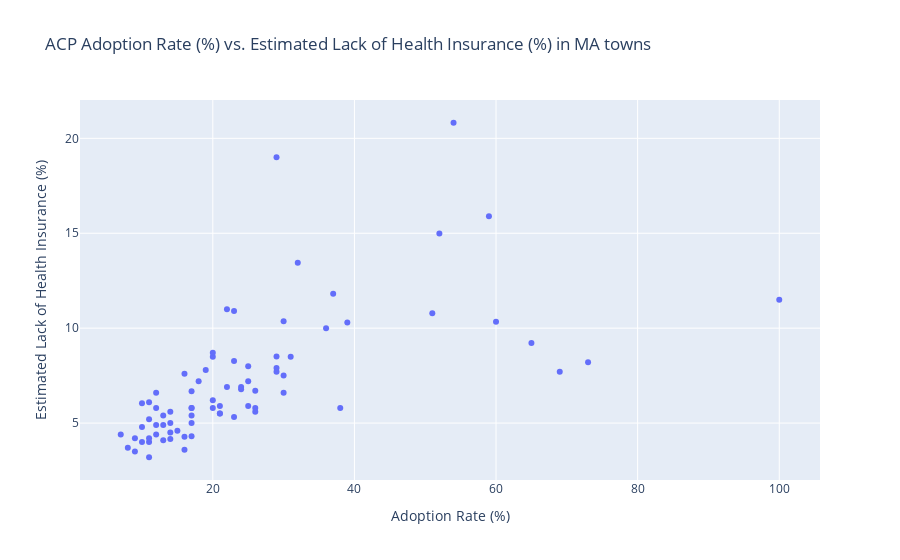

Here is the notebook cell this chart was saved with:
### Markdown cell above
<h2>Plotting the ACP Adoption Percent by Town vs. the Est. Percent of Individuals with a Lack of Health Insurance</h2>

### Code cell
import plotly.express as px

#Plot ACP adoption percent by town vs. Estimated Percent of Individuals with a Lack of Health Insurance
fig = px.scatter(health_insurance_vs_acp_adoption, 
                 x="Adoption Rate (%)", 
                 y="Estimated Lack of Health Insurance (%)",
                 title="ACP Adoption Rate (%) vs. Estimated Lack of Health Insurance (%) in MA towns"
                )

fig.show()

### Figure 1 — Plotly figure (JSON) as saved in the notebook; plotly's stock layout.template omitted (floating-point values rounded to 4 significant figures)
{"data": [{"hovertemplate": "Adoption Rate (%)=%{x}<br>Estimated Lack of Health Insurance (%)=%{y}<extra></extra>", "legendgroup": "", "marker": {"color": "#636efa", "symbol": "circle"}, "mode": "markers", "name": "", "orientation": "v", "showlegend": false, "type": "scatter", "x": [17, 20, 26, 14, 25, 17, 11, 21, 29, 21, 51, 16, 13, 23, 29, 65, 17, 13, 38, 23, 39, 36, 19, 15, 29, 21, 23, 59, 20, 54, 20, 11, 9, 30, 32, 25, 8, 18, 12, 14, 20, 16, 10, 16, 37, 11, 12, 73, 26, 14, 30, 22, 69, 24, 10, 22, 30, 26, 10, 12, 100, 52, 14, 7, 31, 12, 17, 17, 13, 29, 24, 25, 11, 9, 11, 17, 60], "xaxis": "x", "y": [5.8, 6.2, 5.6, 4.161, 7.2, 4.3, 4, 5.5, 8.505, 5.5, 10.78, 4.279, 4.9, 5.316, 19, 9.214, 5.4, 5.4, 5.8, 10.9, 10.3, 10, 7.799, 4.6, 7.9, 5.9, 8.268, 15.9, 5.8, 20.82, 8.5, 3.2, 4.2, 10.36, 13.45, 8, 3.7, 7.2, 5.8, 4.5, 8.7, 7.6, 4.8, 3.6, 11.81, 4.2, 4.4, 8.2, 5.8, 5.6, 6.6, 6.9, 7.7, 6.78, 4, 11, 7.5, 6.7, 6.041, 6.592, 11.5, 14.99, 5, 4.4, 8.5, 4.9, 6.671, 5, 4.1, 7.7, 6.9, 5.9, 5.2, 3.5, 6.1, 5.8, 10.34], "yaxis": "y"}], "layout": {"autosize": true, "legend": {"tracegroupgap": 0}, "title": {"text": "ACP Adoption Rate (%) vs. Estimated Lack of Health Insurance (%) in MA towns"}, "xaxis": {"anchor": "y", "autorange": true, "domain": [0, 1], "range": [1.31, 105.7], "title": {"text": "Adoption Rate (%)"}, "type": "linear"}, "yaxis": {"anchor": "x", "autorange": true, "domain": [0, 1], "range": [1.746, 22.28], "title": {"text": "Estimated Lack of Health Insurance (%)"}, "type": "linear"}}}
